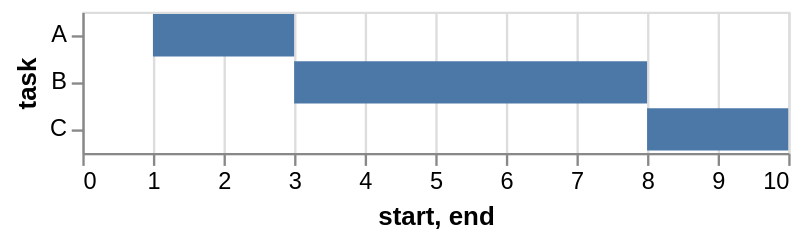

Vega-Lite specification for this chart:
### Vega-Lite specification from a JSON file in a GitHub repository (floating-point values rounded to 4 significant figures)
{"$schema": "https://vega.github.io/schema/vega-lite/v6.json", "description": "A simple bar chart with ranged data (aka Gantt Chart).", "data": {"values": [{"task": "A", "start": 1, "end": 3}, {"task": "B", "start": 3, "end": 8}, {"task": "C", "start": 8, "end": 10}]}, "mark": "bar", "encoding": {"y": {"field": "task", "type": "ordinal"}, "x": {"field": "start", "type": "quantitative"}, "x2": {"field": "end"}}}
